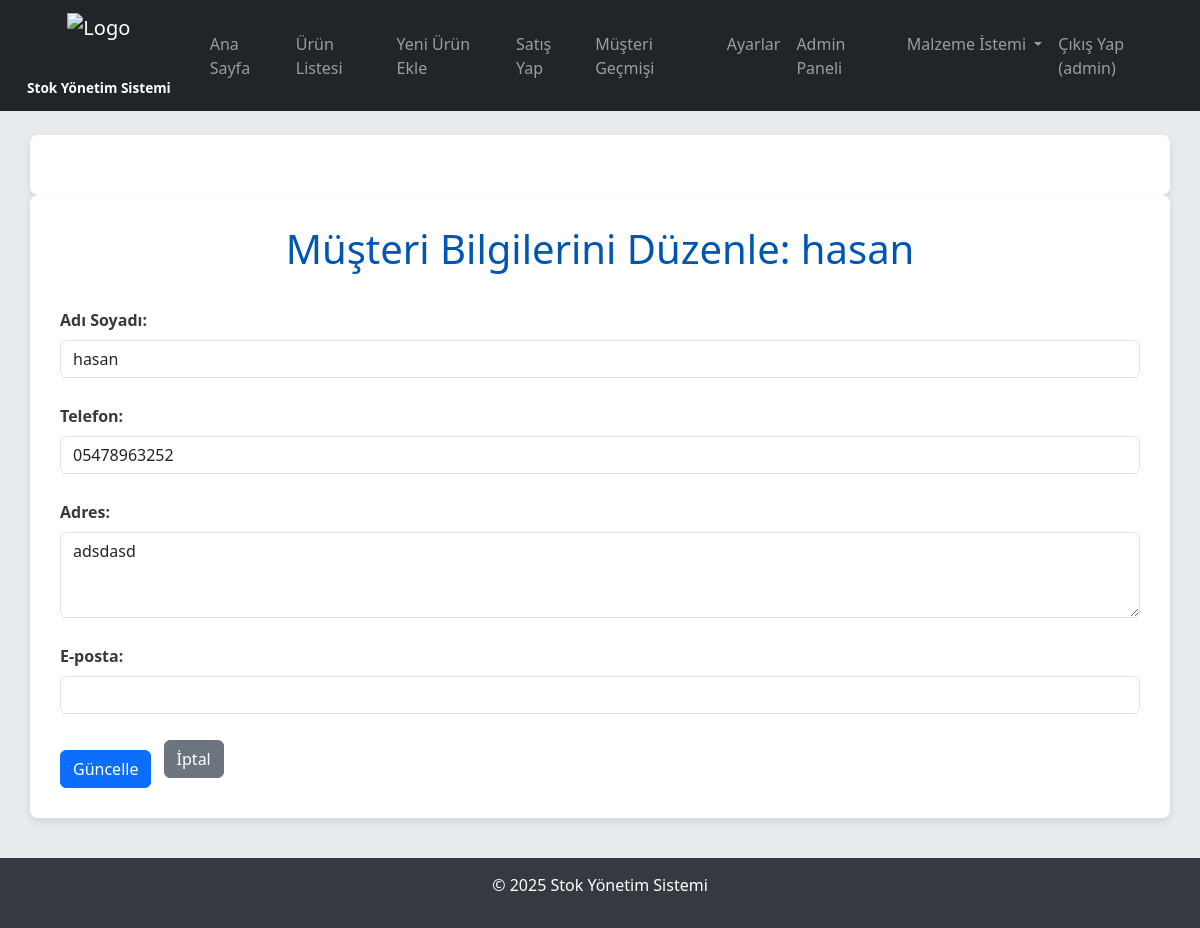
Before: /musteri_duzenle/3 (signed in) with the older database file.
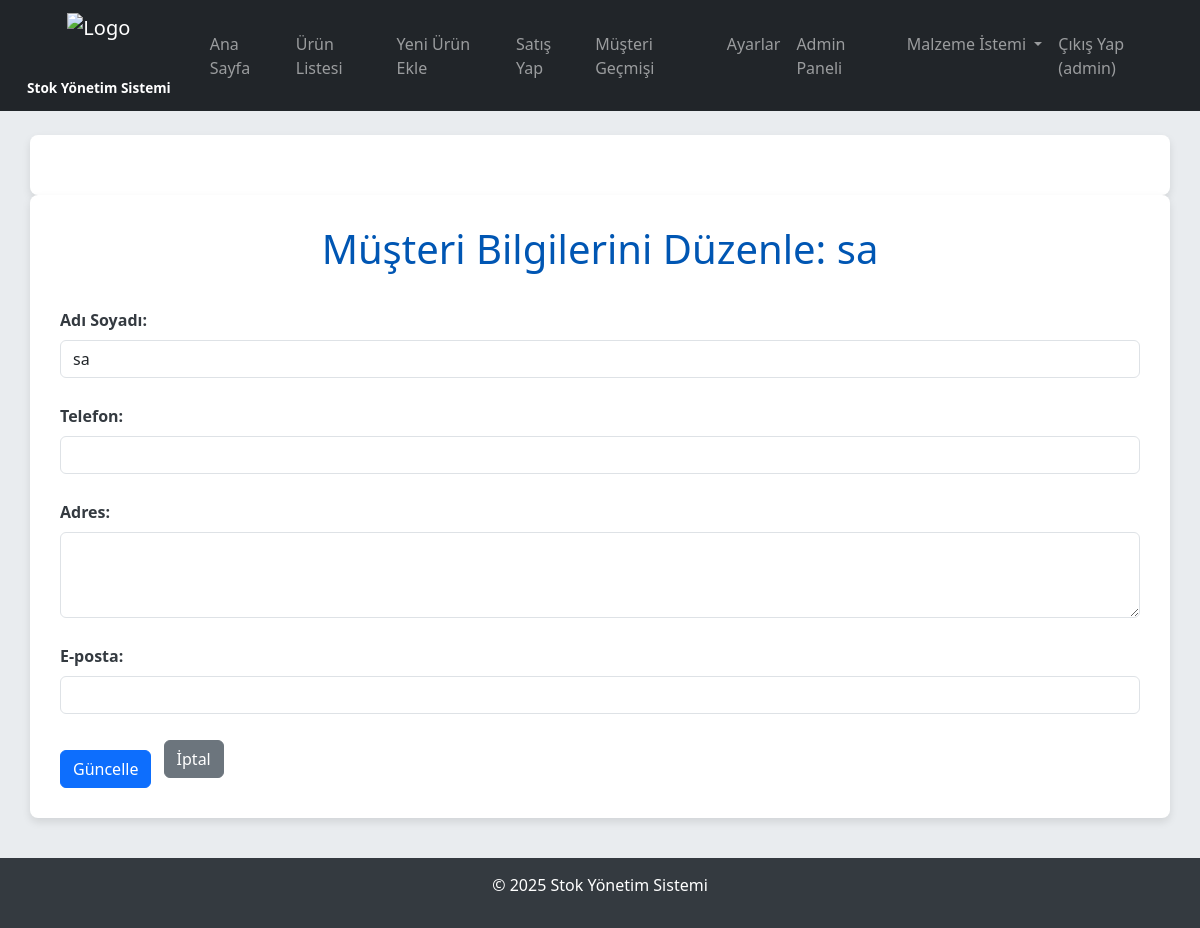
After: the same page with the newer database file.
### tables this page shows
CREATE TABLE musteriler (
            id INTEGER PRIMARY KEY AUTOINCREMENT,
            ad_soyad TEXT NOT NULL,
            telefon TEXT,
            adres TEXT,
            eposta TEXT,
            ekleyen_kullanici_id INTEGER,
            FOREIGN KEY (ekleyen_kullanici_id) REFERENCES kullanicilar (id)
        );

### app.py (the view, shortened to what this page needs)
@app.route('/musteri_duzenle/<int:id>', methods=('GET', 'POST'))
@login_required
@role_required('admin') # SADECE ADMINLER müşteri düzenleyebilir
def musteri_duzenle(id):
    conn = get_db_connection()
    musteri = conn.execute('SELECT * FROM musteriler WHERE id = ?', (id,)).fetchone()
    if musteri is None:
        conn.close()
        flash('Müşteri bulunamadı!', 'danger')
        return redirect(url_for('musteri_gecmisi'))
    kategoriler = conn.execute('SELECT DISTINCT kategori FROM urunler ORDER BY kategori').fetchall()
    conn.close()
    return render_template('musteri_duzenle.html', musteri=musteri, kategoriler=kategoriler)

### app.py (called while the page is built)
def get_db_connection():
    conn = sqlite3.connect('stok.db')
    conn.row_factory = sqlite3.Row
    return conn

def login_required(f):
    @wraps(f)
    def decorated_function(*args, **kwargs):
        if 'kullanici_id' not in session:
            flash('Bu sayfaya erişmek için giriş yapmalısınız.', 'danger')
            return redirect(url_for('giris'))
        return f(*args, **kwargs)
    return decorated_function

### templates/musteri_duzenle.html (shortened to what the changed rows need)
<!DOCTYPE html>
<html lang="tr">
<head>
    <link href="https://cdn.jsdelivr.net/npm/bootstrap@5.3.3/dist/css/bootstrap.min.css" rel="stylesheet">
    <link rel="stylesheet" href="https://cdnjs.cloudflare.com/ajax/libs/font-awesome/6.0.0-beta3/css/all.min.css" />
</head>
<body>
    <div class="container">
        <h1>Müşteri Bilgilerini Düzenle: {{ musteri['ad_soyad'] }}</h1>
        <form method="POST">
            <div class="mb-3">
                <label for="ad_soyad" class="form-label">Adı Soyadı:</label>
                <input type="text" id="ad_soyad" name="ad_soyad" class="form-control" value="{{ musteri['ad_soyad'] }}" required>
            </div>
            <div class="mb-3">
                <label for="telefon" class="form-label">Telefon:</label>
                <input type="text" id="telefon" name="telefon" class="form-control" value="{{ musteri['telefon'] if musteri['telefon'] else '' }}">
            </div>
            <div class="mb-3">
                <label for="adres" class="form-label">Adres:</label>
                <textarea id="adres" name="adres" class="form-control" rows="3">{{ musteri['adres'] if musteri['adres'] else '' }}</textarea>
            </div>
            <div class="mb-3">
            </div>
            <button type="submit" class="btn btn-primary">Güncelle</button>
            <a href="{{ url_for('musteri_gecmisi') }}" class="btn btn-secondary ms-2">İptal</a>
        </form>
    </div>
</body>
</html>

Changed rows visible on the page:
changed musteriler: ad_soyad "hasan" → "sa"; telefon "05478963252" → (not shown); adres "adsdasd" → (not shown)
